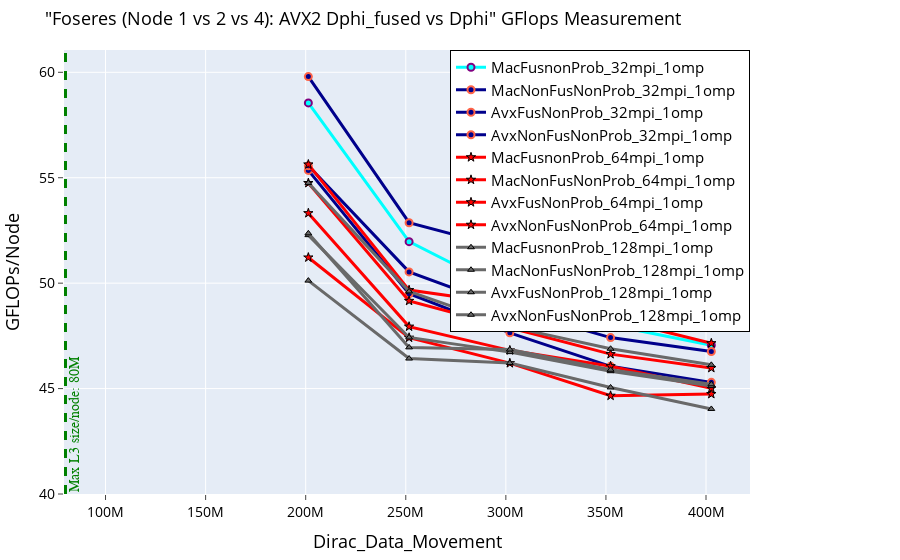

Notebook code for this chart:
### Markdown cell above
# AVX and NAVX MPI Only on Node 1, 2 and 4

### Code cell
fig = go.Figure() 

# node 1
fig.add_trace(go.Scatter(x=(dfn1MacFusnonProb_32mpi_1omp.Dirc_Data_Mov*(dfn1MacFusnonProb_32mpi_1omp.MPI_size)), 
                         y=(dfn1MacFusnonProb_32mpi_1omp.GFLOPS*(dfn1MacFusnonProb_32mpi_1omp.MPI_size)), 
                         mode='lines+markers', 
                         name='MacFusnonProb_32mpi_1omp',
                         line=dict(color='cyan',width=3),
                         marker=dict(symbol='circle',size=7,line=dict(color='Purple',width=2))))
fig.add_trace(go.Scatter(x=(dfn1MacNonFusNonProb_32mpi_1omp.Dirc_Data_Mov*(dfn1MacNonFusNonProb_32mpi_1omp.MPI_size)), 
                         y=(dfn1MacNonFusNonProb_32mpi_1omp.GFLOPS*(dfn1MacNonFusNonProb_32mpi_1omp.MPI_size)), 
                         mode='lines+markers', 
                         name='MacNonFusNonProb_32mpi_1omp',
                         line=dict(color='darkblue',width=3),
                         marker=dict(symbol='circle',size=7, line=dict(color='tomato',width=2))))

fig.add_trace(go.Scatter(x=(dfn1AvxFusNonProb_32mpi_1omp.Dirc_Data_Mov*(dfn1AvxFusNonProb_32mpi_1omp.MPI_size)), 
                         y=(dfn1AvxFusNonProb_32mpi_1omp.GFLOPS*(dfn1AvxFusNonProb_32mpi_1omp.MPI_size)), 
                         mode='lines+markers', 
                         name='AvxFusNonProb_32mpi_1omp',
                         line=dict(color='darkblue',width=3),
                         marker=dict(symbol='circle',size=7, line=dict(color='tomato',width=2))))
fig.add_trace(go.Scatter(x=(dfn1AvxNonFusNonProb_32mpi_1omp.Dirc_Data_Mov*(dfn1AvxNonFusNonProb_32mpi_1omp.MPI_size)), 
                         y=(dfn1AvxNonFusNonProb_32mpi_1omp.GFLOPS*(dfn1AvxNonFusNonProb_32mpi_1omp.MPI_size)), 
                         mode='lines+markers', 
                         name='AvxNonFusNonProb_32mpi_1omp',
                         line=dict(color='darkblue',width=3),
                         marker=dict(symbol='circle',size=7, line=dict(color='tomato',width=2))))


# node 2
fig.add_trace(go.Scatter(x=(dfn2MacFusnonProb_64mpi_1omp.Dirc_Data_Mov*(dfn2MacFusnonProb_64mpi_1omp.MPI_size/2)), 
                         y=(dfn2MacFusnonProb_64mpi_1omp.GFLOPS*(dfn2MacFusnonProb_64mpi_1omp.MPI_size/2)), 
                         mode='lines+markers', 
                         name='MacFusnonProb_64mpi_1omp',
                         line=dict(color='red',width=3),
                         marker=dict(symbol='star',size=7, line=dict(color='black',width=1))))
fig.add_trace(go.Scatter(x=(dfn2MacNonFusNonProb_64mpi_1omp.Dirc_Data_Mov*(dfn2MacNonFusNonProb_64mpi_1omp.MPI_size/2)), 
                         y=(dfn2MacNonFusNonProb_64mpi_1omp.GFLOPS*(dfn2MacNonFusNonProb_64mpi_1omp.MPI_size/2)), 
                         mode='lines+markers', 
                         name='MacNonFusNonProb_64mpi_1omp',
                         line=dict(color='red',width=3),
                         marker=dict(symbol='star',size=7, line=dict(color='black',width=1))))

fig.add_trace(go.Scatter(x=(dfn2AvxFusNonProb_64mpi_1omp.Dirc_Data_Mov*(dfn2AvxFusNonProb_64mpi_1omp.MPI_size/2)), 
                         y=(dfn2AvxFusNonProb_64mpi_1omp.GFLOPS*(dfn2AvxFusNonProb_64mpi_1omp.MPI_size/2)), 
                         mode='lines+markers', 
                         name='AvxFusNonProb_64mpi_1omp',
                         line=dict(color='red',width=3),
                         marker=dict(symbol='star',size=7, line=dict(color='black',width=1))))

fig.add_trace(go.Scatter(x=(dfn2AvxNonFusNonProb_64mpi_1omp.Dirc_Data_Mov*(dfn2AvxNonFusNonProb_64mpi_1omp.MPI_size/2)), 
                         y=(dfn2AvxNonFusNonProb_64mpi_1omp.GFLOPS*(dfn2AvxNonFusNonProb_64mpi_1omp.MPI_size/2)), 
                         mode='lines+markers', 
                         name='AvxNonFusNonProb_64mpi_1omp',
                         line=dict(color='red',width=3),
                         marker=dict(symbol='star',size=7, line=dict(color='black',width=1))))

# node 4

fig.add_trace(go.Scatter(x=(dfn4MacFusnonProb_128mpi_1omp.Dirc_Data_Mov*(dfn4MacFusnonProb_128mpi_1omp.MPI_size/4)), 
                         y=(dfn4MacFusnonProb_128mpi_1omp.GFLOPS*(dfn4MacFusnonProb_128mpi_1omp.MPI_size/4)), 
                         mode='lines+markers', 
                         name='MacFusnonProb_128mpi_1omp',
                         line=dict(color='dimgray',width=3),
                         marker=dict(symbol='triangle-up',size=6, line=dict(color='black',width=1))))
fig.add_trace(go.Scatter(x=(dfn4MacNonFusNonProb_128mpi_1omp.Dirc_Data_Mov*(dfn4MacNonFusNonProb_128mpi_1omp.MPI_size/4)), 
                         y=(dfn4MacNonFusNonProb_128mpi_1omp.GFLOPS*(dfn4MacNonFusNonProb_128mpi_1omp.MPI_size/4)), 
                         mode='lines+markers', 
                         name='MacNonFusNonProb_128mpi_1omp',
                         line=dict(color='dimgray',width=3),
                         marker=dict(symbol='triangle-up',size=6, line=dict(color='black',width=1))))

fig.add_trace(go.Scatter(x=(dfn4AvxFusNonProb_128mpi_1omp.Dirc_Data_Mov*(dfn4AvxFusNonProb_128mpi_1omp.MPI_size/4)), 
                         y=(dfn4AvxFusNonProb_128mpi_1omp.GFLOPS*(dfn4AvxFusNonProb_128mpi_1omp.MPI_size/4)), 
                         mode='lines+markers', 
                         name='AvxFusNonProb_128mpi_1omp',
                         line=dict(color='dimgray',width=3),
                         marker=dict(symbol='triangle-up',size=6, line=dict(color='black',width=1))))
fig.add_trace(go.Scatter(x=(dfn4AvxNonFusNonProb_128mpi_1omp.Dirc_Data_Mov*(dfn4AvxNonFusNonProb_128mpi_1omp.MPI_size/4)), 
                         y=(dfn4AvxNonFusNonProb_128mpi_1omp.GFLOPS*(dfn4AvxNonFusNonProb_128mpi_1omp.MPI_size/4)), 
                         mode='lines+markers', 
                         name='AvxNonFusNonProb_128mpi_1omp',
                         line=dict(color='dimgray',width=3),
                         marker=dict(symbol='triangle-up',size=6, line=dict(color='black',width=1))))





# Adding a vertical line
fig.add_vline(x=80e6, line_width=3, line_dash="dash", line_color="green")
# fig.add_hline(y=1024, line_width=3, line_dash="dash", line_color="red")

fig.add_annotation(
    x=80e6,
    y=40,
    text='Max L3 size/node: 80M',
    xanchor='left',  # Anchor the text to the left side of the annotation point
    yanchor='bottom',
    showarrow=False,
    arrowhead=1,
    arrowsize=1,
    arrowwidth=2,
    arrowcolor="#636363",
    ax=-60,  # Move the text 60 units to the left
    ay=-30,
    font=dict(size=14, color="green", family="Sans Serif"),
    align="left",
    textangle=-90,  # Rotate the text 90 degrees counter-clockwise
)





fig.update_layout(
    title=dict(text='"Foseres (Node 1 vs 2 vs 4): AVX2 Dphi_fused vs Dphi" GFlops Measurement',
               font=dict(color="black", size=18)),  # Set title text color to black
    xaxis_title=dict(text='Dirac_Data_Movement', font=dict(color="black", size=18)), 
    yaxis_title=dict(text='GFLOPs/Node', font=dict(color="black", size=18)), 
    xaxis=dict(ticks="outside", tickfont=dict(color="black", size=14)),  # Set font color for x-axis ticks
    yaxis=dict(ticks="outside", tickfont=dict(color="black", size=14)),  # Set font color for y-axis ticks
    legend=go.layout.Legend(bordercolor="black", borderwidth=1, x=1, xanchor="right", y=1, yanchor="top",
                            font=dict(color="black", size=15)),  # Set legend text color to black
    margin=dict(l=50, r=150, t=50, b=50)  # Adjust the left and right margins
)

### Figure 1 — Plotly figure (JSON) as saved in the notebook; plotly's stock layout.template omitted (floating-point values rounded to 4 significant figures)
{"data": [{"line": {"color": "cyan", "width": 3}, "marker": {"line": {"color": "Purple", "width": 2}, "size": 7, "symbol": "circle"}, "mode": "lines+markers", "name": "MacFusnonProb_32mpi_1omp", "type": "scatter", "x": [201326592, 251658240, 301989888, 352321536, 402653184], "y": [58.55, 51.97, 49.55, 48.01, 47.06]}, {"line": {"color": "darkblue", "width": 3}, "marker": {"line": {"color": "tomato", "width": 2}, "size": 7, "symbol": "circle"}, "mode": "lines+markers", "name": "MacNonFusNonProb_32mpi_1omp", "type": "scatter", "x": [201326592, 251658240, 301989888, 352321536, 402653184], "y": [59.8, 52.87, 51.6, 49.76, 48.53]}, {"line": {"color": "darkblue", "width": 3}, "marker": {"line": {"color": "tomato", "width": 2}, "size": 7, "symbol": "circle"}, "mode": "lines+markers", "name": "AvxFusNonProb_32mpi_1omp", "type": "scatter", "x": [201326592, 251658240, 301989888, 352321536, 402653184], "y": [55.35, 49.5, 47.64, 46.05, 45.3]}, {"line": {"color": "darkblue", "width": 3}, "marker": {"line": {"color": "tomato", "width": 2}, "size": 7, "symbol": "circle"}, "mode": "lines+markers", "name": "AvxNonFusNonProb_32mpi_1omp", "type": "scatter", "x": [201326592, 251658240, 301989888, 352321536, 402653184], "y": [55.57, 50.53, 48.78, 47.42, 46.76]}, {"line": {"color": "red", "width": 3}, "marker": {"line": {"color": "black", "width": 1}, "size": 7, "symbol": "star"}, "mode": "lines+markers", "name": "MacFusnonProb_64mpi_1omp", "type": "scatter", "x": [201326592, 251658240, 301989888, 352321536, 402653184], "y": [54.75, 49.16, 47.89, 46.63, 45.98]}, {"line": {"color": "red", "width": 3}, "marker": {"line": {"color": "black", "width": 1}, "size": 7, "symbol": "star"}, "mode": "lines+markers", "name": "MacNonFusNonProb_64mpi_1omp", "type": "scatter", "x": [201326592, 251658240, 301989888, 352321536, 402653184], "y": [55.63, 49.67, 48.99, 48.33, 47.15]}, {"line": {"color": "red", "width": 3}, "marker": {"line": {"color": "black", "width": 1}, "size": 7, "symbol": "star"}, "mode": "lines+markers", "name": "AvxFusNonProb_64mpi_1omp", "type": "scatter", "x": [201326592, 251658240, 301989888, 352321536, 402653184], "y": [51.22, 47.41, 46.21, 44.66, 44.74]}, {"line": {"color": "red", "width": 3}, "marker": {"line": {"color": "black", "width": 1}, "size": 7, "symbol": "star"}, "mode": "lines+markers", "name": "AvxNonFusNonProb_64mpi_1omp", "type": "scatter", "x": [201326592, 251658240, 301989888, 352321536, 402653184], "y": [53.32, 47.94, 46.81, 46.06, 45.01]}, {"line": {"color": "dimgray", "width": 3}, "marker": {"line": {"color": "black", "width": 1}, "size": 6, "symbol": "triangle-up"}, "mode": "lines+markers", "name": "MacFusnonProb_128mpi_1omp", "type": "scatter", "x": [201326592, 251658240, 301989888, 352321536, 402653184], "y": [54.75, 49.61, 47.94, 46.89, 46.13]}, {"line": {"color": "dimgray", "width": 3}, "marker": {"line": {"color": "black", "width": 1}, "size": 6, "symbol": "triangle-up"}, "mode": "lines+markers", "name": "MacNonFusNonProb_128mpi_1omp", "type": "scatter", "x": [201326592, 251658240, 301989888, 352321536, 402653184], "y": [52.28, 47.43, 46.73, 45.82, 45.12]}, {"line": {"color": "dimgray", "width": 3}, "marker": {"line": {"color": "black", "width": 1}, "size": 6, "symbol": "triangle-up"}, "mode": "lines+markers", "name": "AvxFusNonProb_128mpi_1omp", "type": "scatter", "x": [201326592, 251658240, 301989888, 352321536, 402653184], "y": [50.12, 46.42, 46.21, 45.05, 44.03]}, {"line": {"color": "dimgray", "width": 3}, "marker": {"line": {"color": "black", "width": 1}, "size": 6, "symbol": "triangle-up"}, "mode": "lines+markers", "name": "AvxNonFusNonProb_128mpi_1omp", "type": "scatter", "x": [201326592, 251658240, 301989888, 352321536, 402653184], "y": [52.36, 46.95, 46.85, 45.89, 45.2]}], "layout": {"annotations": [{"align": "left", "arrowcolor": "#636363", "arrowhead": 1, "arrowsize": 1, "arrowwidth": 2, "ax": -60, "ay": -30, "font": {"color": "green", "family": "Sans Serif", "size": 14}, "showarrow": false, "text": "Max L3 size/node: 80M", "textangle": -90, "x": 80000000, "xanchor": "left", "y": 40, "yanchor": "bottom"}], "legend": {"bordercolor": "black", "borderwidth": 1, "font": {"color": "black", "size": 15}, "x": 1, "xanchor": "right", "y": 1, "yanchor": "top"}, "margin": {"b": 50, "l": 50, "r": 150, "t": 50}, "shapes": [{"line": {"color": "green", "dash": "dash", "width": 3}, "type": "line", "x0": 80000000, "x1": 80000000, "xref": "x", "y0": 0, "y1": 1, "yref": "y domain"}], "title": {"font": {"color": "black", "size": 18}, "text": "\"Foseres (Node 1 vs 2 vs 4): AVX2 Dphi_fused vs Dphi\" GFlops Measurement"}, "xaxis": {"tickfont": {"color": "black", "size": 14}, "ticks": "outside", "title": {"font": {"color": "black", "size": 18}, "text": "Dirac_Data_Movement"}}, "yaxis": {"tickfont": {"color": "black", "size": 14}, "ticks": "outside", "title": {"font": {"color": "black", "size": 18}, "text": "GFLOPs/Node"}}}}
